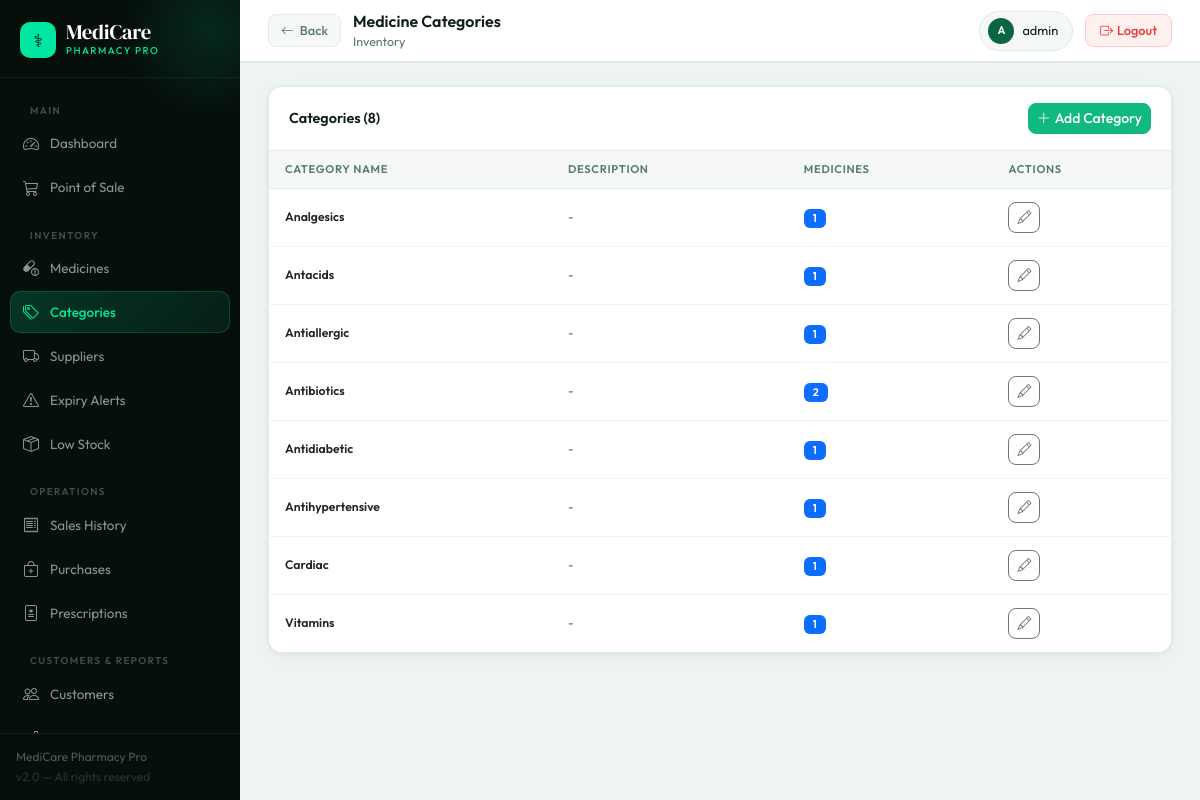
Screenshot of /inventory/categories/ (signed in) with the database file from the repository.
### inventory/models.py (models this page shows, shortened)
class Category(models.Model):
    name = models.CharField(max_length=100)
    description = models.TextField(blank=True)
    created_at = models.DateTimeField(auto_now_add=True)
    class Meta: verbose_name_plural = 'Categories'

### inventory/views.py (the view)
# urls.py: path('categories/', views.category_list, name='category_list'),
@login_required
def category_list(request):
    categories = Category.objects.all().order_by('name')
    return render(request, 'inventory/category_list.html', {'categories': categories})

### templates/inventory/category_list.html (shortened to what this page needs)
{% extends 'base.html' %}
{% block breadcrumb %}Inventory{% endblock %}
{% block back_button %}<a href="{% url 'medicine_list' %}" class="back-btn"><i class="bi bi-arrow-left"></i> Back</a>{% endblock %}
{% block page_title %}Medicine Categories{% endblock %}
{% block content %}
<div class="card">
  <div class="card-header d-flex justify-content-between align-items-center">
    <span>Categories ({{ categories.count }})</span>
    <a href="{% url 'category_add' %}" class="btn btn-sm btn-success"><i class="bi bi-plus-lg me-1"></i>Add Category</a>
  </div>
  <div class="table-responsive">
    <table class="table table-hover mb-0">
      <thead><tr><th>Category Name</th><th>Description</th><th>Medicines</th><th>Actions</th></tr></thead>
      <tbody>
      {% for c in categories %}
      <tr>
        <td class="fw-semibold small">{{ c.name }}</td>
        <td class="small text-muted">{{ c.description|default:'-' }}</td>
        <td><span class="badge bg-primary">{{ c.medicines.count }}</span></td>
        <td><a href="{% url 'category_edit' c.pk %}" class="btn btn-sm btn-outline-secondary"><i class="bi bi-pencil"></i></a></td>
      </tr>
      {% empty %}
      <tr><td colspan="4" class="text-center py-4 text-muted">No categories yet</td></tr>
      {% endfor %}
      </tbody>
    </table>
  </div>
</div>
{% endblock %}

### templates/base.html (shortened to what this page needs)
<!DOCTYPE html>
<html lang="en">
<head>
<link href="https://cdn.jsdelivr.net/npm/bootstrap@5.3.0/dist/css/bootstrap.min.css" rel="stylesheet">
<link href="https://cdn.jsdelivr.net/npm/bootstrap-icons@1.11.0/font/bootstrap-icons.css" rel="stylesheet">
</head>
<body>
{% if user.is_authenticated %}
<aside class="sidebar">
  <div class="sb-brand">
    <div class="logo-wrap">
      <div class="logo-icon">⚕</div>
      <div>
        <div class="logo-text">MediCare</div>
        <div class="logo-sub">Pharmacy Pro</div>
      </div>
    </div>
  </div>
  <nav class="sb-nav">
    <div class="sb-section">Main</div>
    <a href="/" class="sb-link {% if request.path == '/' %}active{% endif %}">
      <i class="bi bi-speedometer2"></i> Dashboard
    </a>
    <a href="{% url 'pos' %}" class="sb-link {% if '/sales/pos' in request.path %}active{% endif %}">
      <i class="bi bi-cart3"></i> Point of Sale
    </a>
    <div class="sb-section">Inventory</div>
    <a href="{% url 'medicine_list' %}" class="sb-link ">
      <i class="bi bi-capsule-pill"></i> Medicines
    </a>
    <a href="{% url 'category_list' %}" class="sb-link {% if 'categor' in request.path %}active{% endif %}">
      <i class="bi bi-tags"></i> Categories
    </a>
    <a href="{% url 'supplier_list' %}" class="sb-link {% if 'supplier' in request.path %}active{% endif %}">
      <i class="bi bi-truck"></i> Suppliers
    </a>
    <a href="{% url 'expiry_alerts' %}" class="sb-link {% if 'expiry' in request.path %}active{% endif %}">
      <i class="bi bi-exclamation-triangle"></i> Expiry Alerts
    </a>
    <a href="{% url 'low_stock_list' %}" class="sb-link {% if 'low-stock' in request.path %}active{% endif %}">
      <i class="bi bi-box-seam"></i> Low Stock
    </a>
    <div class="sb-section">Operations</div>
    <a href="{% url 'sale_list' %}" class="sb-link {% if '/sales/' in request.path and 'pos' not in request.path %}active{% endif %}">
      <i class="bi bi-receipt"></i> Sales History
    </a>
    <a href="{% url 'po_list' %}" class="sb-link {% if '/purchase' in request.path %}active{% endif %}">
      <i class="bi bi-bag-plus"></i> Purchases
    </a>
    <a href="{% url 'prescription_list' %}" class="sb-link {% if '/prescriptions' in request.path %}active{% endif %}">
      <i class="bi bi-file-medical"></i> Prescriptions
    </a>
    <div class="sb-section">Customers & Reports</div>
    <a href="{% url 'customer_list' %}" class="sb-link {% if '/customers' in request.path %}active{% endif %}">
      <i class="bi bi-people"></i> Customers
    </a>
    <a href="{% url 'analytics_dashboard' %}" class="sb-link {% if '/analytics' in request.path and 'gst' not in request.path and 'profit' not in request.path %}active{% endif %}">
      <i class="bi bi-bar-chart-line"></i> Analytics
    </a>
  </nav>
  <div class="sb-footer">
    <div>MediCare Pharmacy Pro</div>
    <div style="color:rgba(255,255,255,.15);margin-top:2px;">v2.0 — All rights reserved</div>
  </div>
</aside>
<div class="main">
  <header class="topbar">
    <div class="topbar-left">
      {% block back_button %}{% endblock %}
      <div>
        <div class="topbar-title">{% block page_title %}Dashboard{% endblock %}</div>
        <div class="topbar-breadcrumb">{% block breadcrumb %}MediCare Pharmacy{% endblock %}</div>
      </div>
    </div>
    <div class="topbar-right">
      <div class="user-chip">
        <div class="user-avatar">{{ user.username|first|upper }}</div>
        <span>{{ user.get_full_name|default:user.username }}</span>
      </div>
      <a href="{% url 'logout' %}" class="logout-btn"><i class="bi bi-box-arrow-right me-1"></i>Logout</a>
    </div>
  </header>
  <div class="page-content">
    {% block content %}{% endblock %}
  </div>
</div>
{% else %}
{% block auth_content %}{% endblock %}
{% endif %}
</body>
</html>

### rows the page displays
Category: name "Analgesics", description "-", medicines.count "1"
Category: name "Antacids", description "-", medicines.count "1"
Category: name "Antiallergic", description "-", medicines.count "1"
Category: name "Antibiotics", description "-", medicines.count "2"
Category: name "Antidiabetic", description "-", medicines.count "1"
Category: name "Antihypertensive", description "-", medicines.count "1"
Category: name "Cardiac", description "-", medicines.count "1"
Category: name "Vitamins", description "-", medicines.count "1"

### other values shown
{{ user.username|first|upper }} "A"
{{ user.get_full_name|default:user.username }} "admin"
{{ categories.count }} "8"
